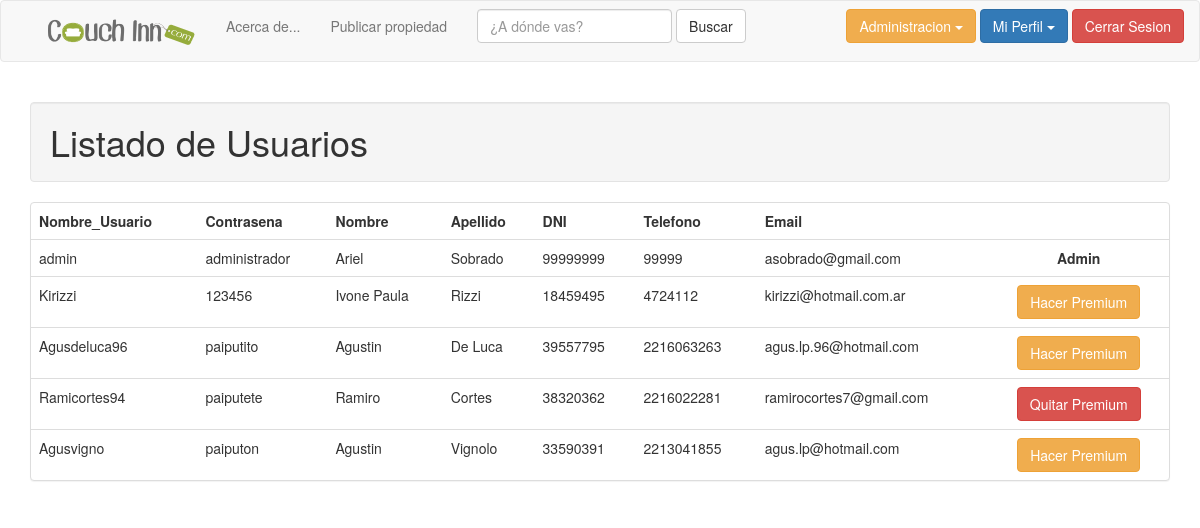
The page /users_list.php (signed in) on the database as committed earlier.
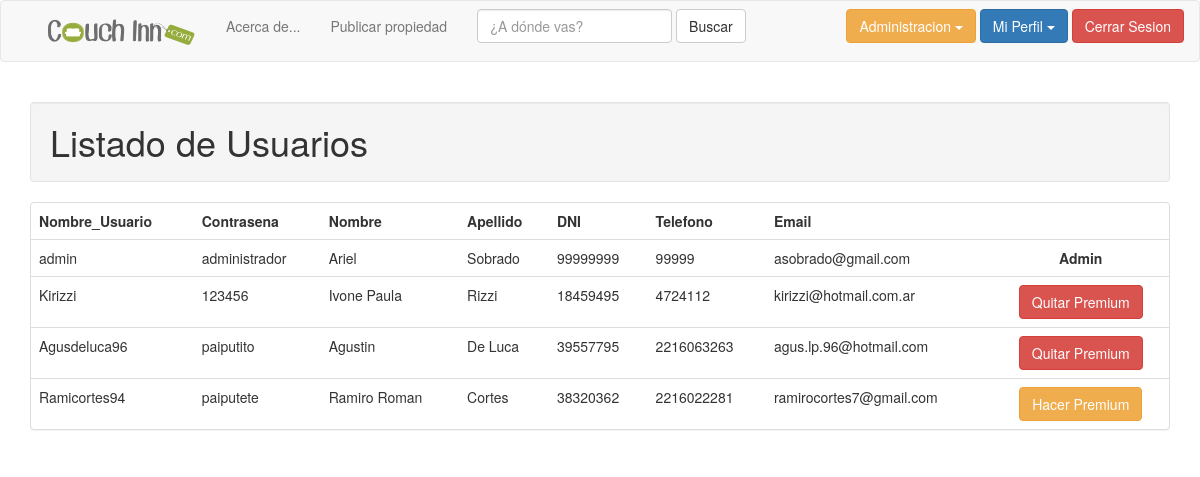
The same page on the database as committed later.
### tables this page shows
CREATE TABLE `usuario` (
  `id_usuario` int(11) NOT NULL,
  `nombre_usuario` varchar(24) NOT NULL,
  `contrasena` varchar(16) NOT NULL,
  `nombre` varchar(100) NOT NULL,
  `apellido` varchar(100) NOT NULL,
  `rol` int(1) NOT NULL DEFAULT '1',
  `dni` int(8) NOT NULL,
  `id_ubicacion` int(11) NOT NULL,
  `email` varchar(100) NOT NULL,
  `telefono` varchar(100) NOT NULL
);

### web/users_list.php (the view, shortened to what this page needs)
<!DOCTYPE html>
<html lang="en">
  	<head>
	    <link href="css/bootstrap.min.css" rel="stylesheet" media="screen">
  	</head>
  	<body>
    	<?php
		if (isset ($_SESSION['rol'])){
			if (($_SESSION['rol'] == 1) || ($_SESSION['rol'] == 2)){
				header("Location: index.php");
			}
			else{
				include 'admin_taskbar.php';
			}
		}
		else{
			header("Location: index.php");
		}
		?>
		<div class="container">
			<h1 class="well">Listado de Usuarios</h1>
				<form name="form" method="post" action="user_premium_manager.php">
					<div class="panel panel-default">
						<table class="table">
						    <tr>
						    	<td><strong>Nombre_Usuario</strong></td>
								<td><strong>Contrasena</strong></td>
								<td><strong>Nombre</strong></td>
								<td><strong>Apellido</strong></td>
								<td><strong>DNI</strong></td>
								<td><strong>Telefono</strong></td>
								<td><strong>Email</strong></td>
							</tr>
							<?php
							$result = mysql_query("SELECT * FROM usuario");
							while ($tabla = mysql_fetch_array($result)){
								$var = $tabla["id_usuario"];
								?>
								<tr>
									<td> <?php echo $tabla["nombre_usuario"];?></td>
									<td> <?php echo $tabla["contrasena"];?></td>
									<td> <?php echo $tabla["nombre"];?></td>
									<td> <?php echo $tabla["apellido"];?></td>
									<td> <?php echo $tabla["dni"];?></td>
									<td> <?php echo $tabla["telefono"];?></td>
									<td> <?php echo $tabla["email"];?></td>
									<?php
										if ($tabla['rol'] == 1){
											?>
											<td> <center> <button type="submit" name="premium" id="premium" value="<?php echo htmlspecialchars($var);?>" class="btn btn-warning btn-group-xs">Hacer Premium</button> </td>
										<?php
										}
										else{
											if ($tabla['rol'] == 2){
												?>
												<td> <center> <button type="submit" name="regular" id="regular" value="<?php echo htmlspecialchars($var);?>" class="btn btn-danger btn-group-xs">Quitar Premium</button> </td>
											<?php
											}
											else{
												echo '<td><b><center>Admin</b></td>';
											}
										}
									?>
								</tr>
							<?php
							}
							?>
						  </table>
					</div>
				</form>
		</div>
  	</body>
</html>

### web/admin_taskbar.php (shortened to what this page needs)
<!DOCTYPE html>
<html>
	<body>
		<nav class="navbar navbar-default">
			<div class="container-fluid">
			    <div class="collapse navbar-collapse" id="bs-example-navbar-collapse-1">
		  			<ul class="nav navbar-nav">
		  				<li class="navbar-left"><a href="index.php"><img src="Logo.png" width="150" height="30"></a></li>
			      		<li><a href="about_us.php">Acerca de...</a></li>
			        	<li><a href="#">Publicar propiedad</a></li>
			      		<form class="navbar-form navbar-left" role="search">
			       		<div class="form-group">
			          		<input type="text" class="form-control" placeholder="¿A dónde vas?">
			        	</div>
			        	<button type="submit" class="btn btn-default">Buscar</button>
			      		</form>
			      	</ul>
			    	<ul class="nav navbar-nav navbar-right">
						<div class="btn-group">
							<button type="button" class="btn btn-warning dropdown-toggle" data-toggle="dropdown" aria-haspopup="true" aria-expanded="false">
						    Administracion <span class="caret"></span>
							</button>
		          		</div>
		          		<div class="btn-group">
							<button type="button" class="btn btn-primary dropdown-toggle" data-toggle="dropdown" aria-haspopup="true" aria-expanded="false">
							    Mi Perfil <span class="caret"></span>
							</button>
			          	</div>
						<button type="button" class="btn btn-danger navbar-btn" onClick="window.location.href='session_close.php'">Cerrar Sesion</button>
			    	</ul>
			    </div>
			</div>
		</nav>
	</body>
</html>

Rows that differ between the two databases and show on the page:
removed usuario: nombre_usuario "Agusvigno", contrasena "paiputon", nombre "Agustin", apellido "Vignolo", dni "33590391", telefono "2213041855", email "agus.lp@hotmail.com", $var 21 (drawn)
changed usuario "Kirizzi": rol "Hacer Premium" → "Quitar Premium"
changed usuario "Agusdeluca96": rol "Hacer Premium" → "Quitar Premium"
changed usuario "Ramicortes94": nombre "Ramiro" → "Ramiro Roman"; rol "Quitar Premium" → "Hacer Premium"
